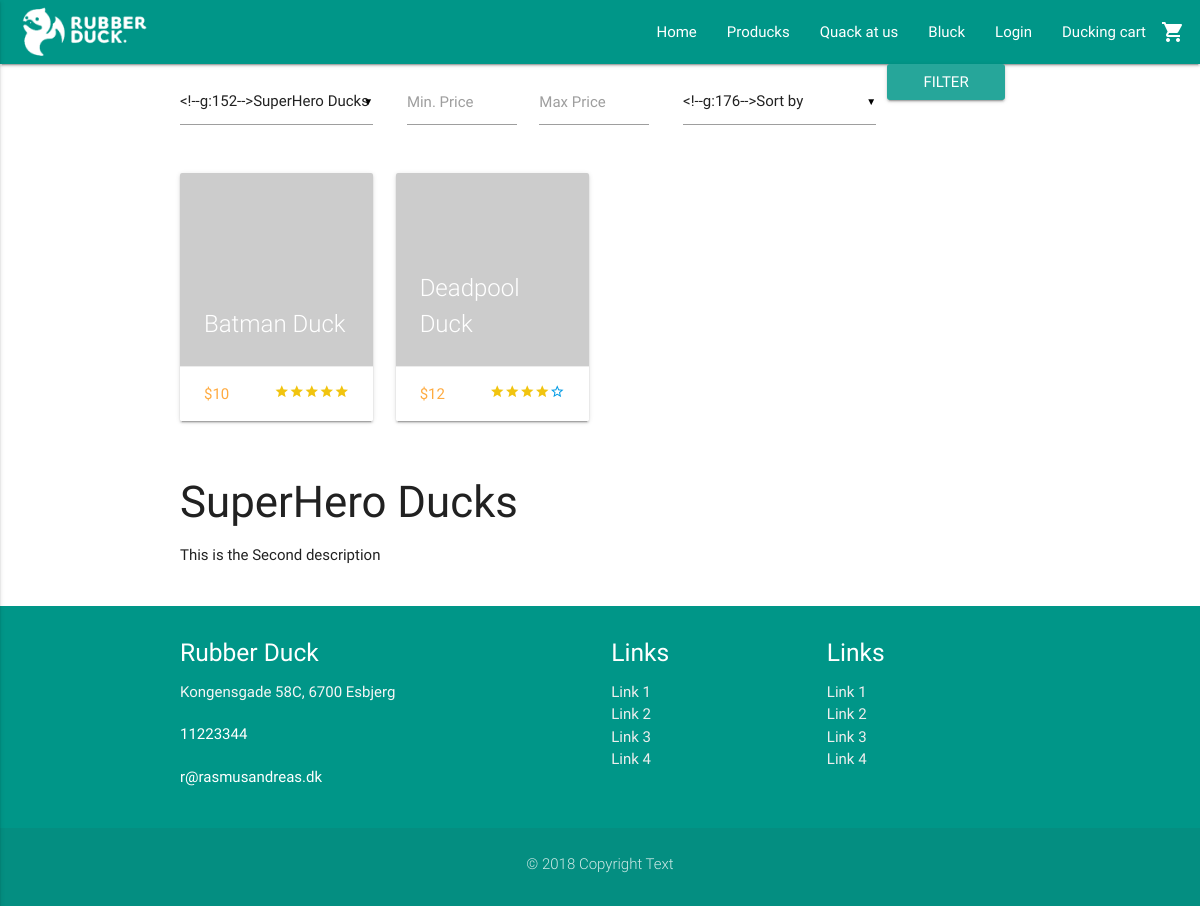
The page /view/products.php?cat=2 on the database its author committed.
### tables this page shows
CREATE TABLE BasicPageInfo (
  CVR int NOT NULL PRIMARY KEY,
  LogoURL varchar(255) NOT NULL,
  ShopName varchar(255) NOT NULL,
  MinimumDelivery int NULL,
  AboutUsText varchar(255) NULL,
  Email varchar(255) NULL,
  Phone int NULL,
  Street varchar(255) NULL,
  HouseNumber varchar(255) NULL,
  ZipCode int(20) NOT NULL  
);

CREATE TABLE ProductImg (
  ItemNumber varchar(255) NOT NULL,
  ImgID int NOT NULL,
  IsPrimary boolean NULL,
  CONSTRAINT PK_DisplaysOnProduct PRIMARY KEY (ItemNumber, ImgID),
  FOREIGN KEY (ItemNumber) REFERENCES Product (ItemNumber),
  FOREIGN KEY (ImgID) REFERENCES ImgGallery (ImgID)
);

CREATE TABLE Product (
  ItemNumber varchar(255) NOT NULL PRIMARY KEY,
  ProductName varchar(255) NOT NULL,
  StockStatus int NOT NULL,
  ShortDescription varchar(255) NOT NULL,
  LongDescription varchar(255) NOT NULL,
  Price int NOT NULL,
  OfferPrice int NULL,
  SeoTitel varchar(255) NULL,
  MetaDescription varchar(255) NULL,
  ProductStatus boolean NOT NULL,
  CreationDate DATE NOT NULL,
  UserEmail varchar(255) NOT NULL,  
  ProductCategoryID int NOT NULL  
);

CREATE TABLE ProductCategory (
  ProductCategoryID int AUTO_INCREMENT NOT NULL PRIMARY KEY,
  CategoryName varchar(255) NOT NULL,
  Description varchar(255) NULL,
  SeoTitel varchar(255) NULL,
  MetaDescription varchar(255) NULL
);

CREATE TABLE ZipCode (
    ZipCode int(20) NOT NULL PRIMARY KEY,
    City varchar(255)
);

### model/contactDAO.php (called while the page is built, shortened)
<?php
require_once('../includes/connection.php');
    function getPageInfo() {
    global $connection;
        $pageInfo = mysqli_query($connection, "SELECT * FROM `BasicPageInfo`, `ZipCode`");
        $row = mysqli_fetch_assoc($pageInfo);
        return $row;
    }

### includes/loginCustomer/session.php (called while the page is built, shortened)
<?php
	function logged_in() {
		return isset($_SESSION['CustomerEmail']);
	}
?>

### view/products.php (the view, shortened to what this page needs)
<?php require_once('../includes/header.php');
require_once('../model/productsDAO.php');
?>
<div class="container">
  <?php
  require_once('../includes/filter.php');
  ?>
  <div class="row">
    <?php
    $prodResult = getProducts();
    while ($row = mysqli_fetch_array($prodResult)) {
      $itemNumber = $row["ItemNumber"];
    ?>
    <a href="product.php?item=<?php echo $itemNumber; ?>">
      <div class="col s12 m3">
        <div class="card">
          <div class="card-image">
            <img src="<?php echo $row["URL"]; ?>">
            <span class="card-title"><?php echo $row["ProductName"]; ?></span>
          </div>
          <div class="card-action">
            <p class="price">$<?php echo $row["Price"]; ?></p>
            <div class="stars right">
              <?php
                echo getReviewForProduct($itemNumber);
              ?>
            </div>
          </div>
        </div>
      </div>
    </a>
    <?php
  }
    ?>
  </div>
  <?php
  if(isset($catResult)) {
    while ($row = mysqli_fetch_array($catResult)) {
  ?>
  <div class="row">
    <div class="col s12 m12">
      <h3><?php echo $row["CategoryName"]; ?></h3>
      <p><?php echo $row["Description"]; ?></p>
    </div>
  </div>
  <?php
    }
  }
  ?>
</div>
<?php require_once('../includes/footer.php'); ?>

### includes/header.php (shortened to what this page needs)
<?php
require_once("../includes/connection.php");
require_once("../includes/loginCustomer/session.php");
require_once("../model/contactDAO.php");
$pageInfo = getPageInfo();
?>
<!DOCTYPE html>
  <html>
    <html lang="en">
    <head>
      <link type="text/css" rel="stylesheet" href="../css/materialize.min.css"  media="screen,projection"/>
      <link type="text/css" rel="stylesheet" href="../css/custom/custom.css" />
    </head>
    <body>
      <nav class="teal">
        <div class="nav-wrapper">
          <a href="../index.php" class="brand-logo"><img class="responsive-img" style="max-height: 64px!important; padding: 4px 0!important;" src="../<?php echo $pageInfo["LogoURL"]; ?>"></a>
          <ul class="right hide-on-med-and-down">
            <li><a href="../index.php">Home</a></li>
            <li><a href="products.php">Producks</a></li>
            <li><a href="contact.php">Quack at us</a></li>
            <li><a href="blog.php">Bluck</a></li>
            <?php
              if (logged_in() == true) {
            ?>
            <li><a class="dropdown-button" href="" data-activates="dropdown1"><?php echo $_SESSION["FirstName"]; ?><i class="material-icons right">arrow_drop_down</i></a></li>
            <?php
              } else {
            ?>
            <li><a href="login.php">Login</a></li>
            <?php
              }
            ?>
            <li><a href="cart.php">Ducking cart<i class="material-icons right">shopping_cart</i></a></li>
          </ul>
        </div>
      </nav>

### includes/filter.php (shortened to what this page needs)
<div class="row">
  <form action="products.php" method="get">
    <div class="input-field col s12 m3">
    </div>
    <div class="col s12 m4">
      <div class="input-field col s6">
        <?php
          if(isset($_GET["minPrice"])) {
            if($_GET["minPrice"] != 0) {
              echo "<input value='". $_GET["minPrice"]."' name='minPrice' id='minPrice' type='number' class='validate'>";
            } else {
              echo "<input name='minPrice' id='minPrice' type='number' class='validate'>";
            }
          } else {
            echo "<input name='minPrice' id='minPrice' type='number' class='validate'>";
          } ?>
        <label class="active" for="minPrice2">Min. Price</label>
      </div>
      <div class="input-field col s6">
        <?php
          if(isset($_GET["maxPrice"])) {
            if($_GET["maxPrice"] != 0) {
              echo "<input value='". $_GET["maxPrice"] ."' name='maxPrice' id='maxPrice' type='number' class='validate'>";
            } else {
              echo "<input name='maxPrice' id='maxPrice' type='number' class='validate'>";
            }
          } else {
            echo "<input name='maxPrice' id='maxPrice' type='number' class='validate'>";
          } ?>
        <label class="active" for="maxPrice2">Max Price</label>
      </div>
    </div>
    <div class="input-field col s12 m3">
    </div>
    <input type="submit" class="waves-effect waves-light btn" value="Filter">
  </form>
</div>

### model/productsDAO.php (shortened to what this page needs)
<?php
require_once('../includes/connection.php');
$query = "SELECT * FROM `Product` INNER JOIN `ProductImg` ON Product.ItemNumber = ProductImg.ItemNumber
          INNER JOIN `ImgGallery` ON ProductImg.ImgID = ImgGallery.ImgID WHERE IsPrimary = true AND Product.ProductStatus = 1";
if (isset($_GET["cat"])) {
  if ($_GET["cat"] != "0") {
    $cat = $_GET["cat"];
    $query .= " AND `ProductCategoryID` = $cat ";
    $catResult = mysqli_query($connection, "SELECT * FROM `ProductCategory` WHERE `ProductCategoryID` = $cat");
  }
}
function getProducts() {
    global $connection, $query;
    $prodResult = mysqli_query($connection, $query);
    return $prodResult;
}
function getReviewForProduct($itemNumber) {
  global $connection;
  $ratingResult = mysqli_query($connection, "SELECT `Rating` FROM `Review` WHERE ItemNumber = $itemNumber");
  $rated = 0;
  $divide = 0;
  while ($ratingrow = mysqli_fetch_array($ratingResult)) {
    $rating = $ratingrow["Rating"];
    $rated = $rated + $rating;
    $divide = $divide + count($ratingResult);
  }
  $rated = $rated / $divide;
  $i = 1;
  $ratedRemaining = 5 - $rated;
  $i2 = 1;
  while ($i <= $rated) {
    echo "<i class='material-icons tiny rated'>star</i>";
    $i++;
  }
  while($i2 <= $ratedRemaining) {
      echo "<i class='material-icons tiny'>star_border</i>";
    $i2++;
  }
}
?>

### includes/footer.php (shortened to what this page needs)
<?php require_once ('../model/contactDAO.php');
$pageInfo = getPageInfo();
?>
<footer class="page-footer teal">
      <div class="container">
        <div class="row">
          <div class="col s12 m4">
            <h5 class="white-text"><?php echo $pageInfo["ShopName"];?> </h5>
            <p class="grey-text text-lighten-4">
                <?php echo $pageInfo["Street"] . " " . $pageInfo["HouseNumber"] . ", " . $pageInfo["ZipCode"] . " " . $pageInfo["City"]; ?>
            </p>
              <p><?php echo $pageInfo["Phone"] ?></p>
              <p><?php echo $pageInfo["Email"] ?></p>
          </div>
          <div class="col s12 m3 offset-m2">
            <h5 class="white-text">Links</h5>
            <ul>
              <li><a class="grey-text text-lighten-3" href="#!">Link 1</a></li>
              <li><a class="grey-text text-lighten-3" href="#!">Link 2</a></li>
              <li><a class="grey-text text-lighten-3" href="#!">Link 3</a></li>
              <li><a class="grey-text text-lighten-3" href="#!">Link 4</a></li>
            </ul>
          </div>
          <div class="col s12 m3">
            <h5 class="white-text">Links</h5>
            <ul>
              <li><a class="grey-text text-lighten-3" href="#!">Link 1</a></li>
              <li><a class="grey-text text-lighten-3" href="#!">Link 2</a></li>
              <li><a class="grey-text text-lighten-3" href="#!">Link 3</a></li>
              <li><a class="grey-text text-lighten-3" href="#!">Link 4</a></li>
            </ul>
          </div>
        </div>
      </div>
      <div class="footer-copyright">
        <div class="container">
          <p class="center">&copy; 2018 Copyright Text</p>
        </div>
      </div>
    </footer>
  </body>
</html>

### css/custom/custom.css (style rules this page uses)
body { position: relative; }
p { margin-bottom: 20px; }
nav .brand-logo { display: inline-block; padding-left: 20px; }
.brand-logo { display: block; margin-right: 20px; }
footer { margin: 0; }
.rated { color: #f1c40f; }
.price { color: #ffab40; -webkit-transition: color .3s ease; transition: color .3s ease; text-transform: uppercase; margin: 0 0 0 0; display: inline; }

### rows shown on the page
basicpageinfo: LogoURL (picture), ShopName "Rubber Duck", Street "Kongensgade", HouseNumber "58C", ZipCode.ZipCode "6700", ZipCode.City "Esbjerg", Phone "11223344", Email "r@rasmusandreas.dk"
productimg: ItemNumber.ProductName "Batman Duck", ItemNumber.Price "10"
productimg: ItemNumber.ProductName "Deadpool Duck", ItemNumber.Price "12"
productcategory: CategoryName "SuperHero Ducks", Description "This is the Second description"
